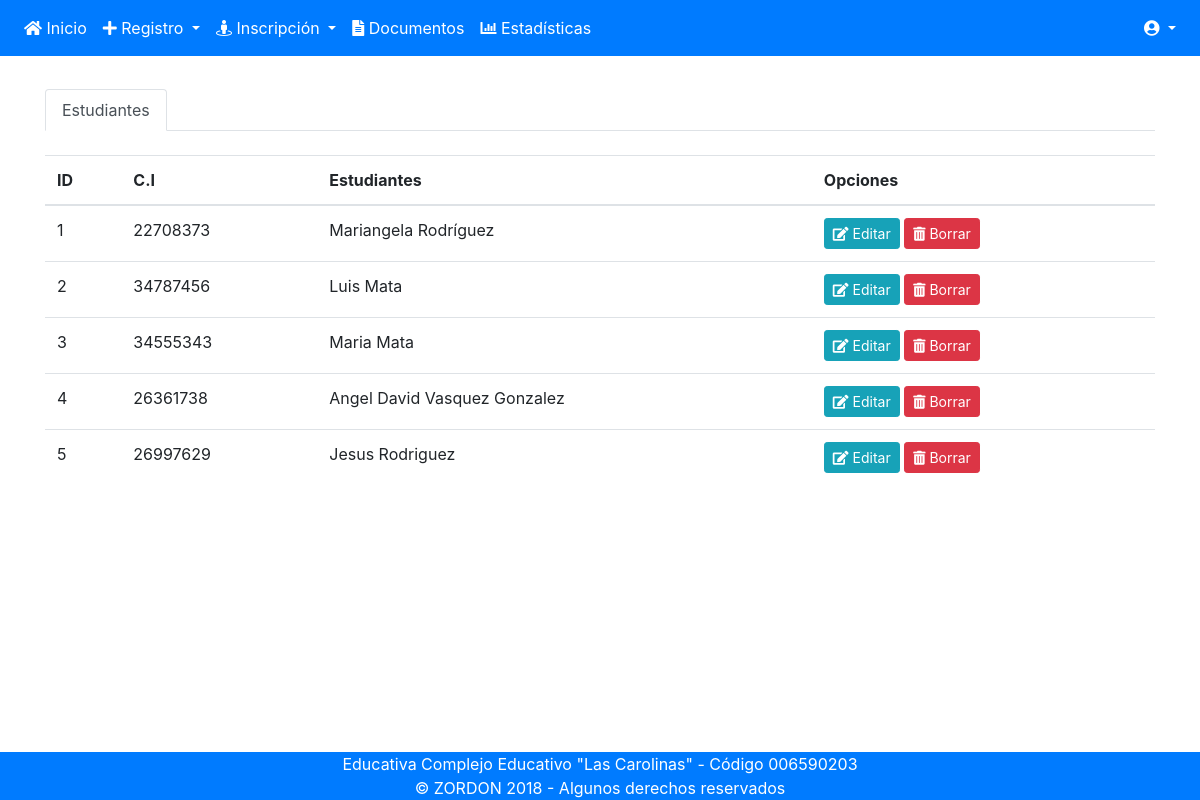
The app's page /listados_estudiantes.php, older data.
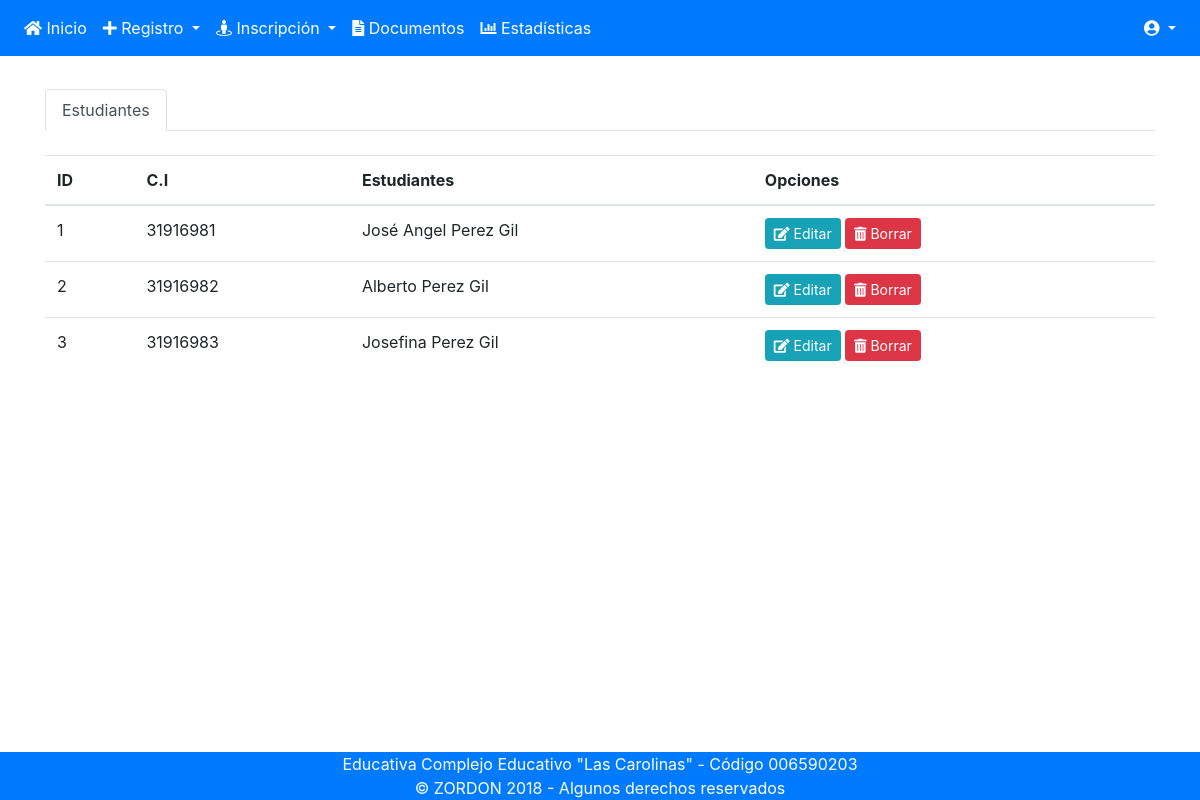
The same page, newer data.
### tables this page shows
CREATE TABLE `estudiantes` (
  `id` int(11) NOT NULL,
  `lateralidad_id` int(11) DEFAULT NULL,
  `sexo_id` int(11) DEFAULT NULL,
  `peso` varchar(11) DEFAULT NULL,
  `estatura` varchar(11) DEFAULT NULL,
  `tall_cam` varchar(11) DEFAULT NULL,
  `tall_pan` int(11) DEFAULT NULL,
  `tall_zap` int(11) DEFAULT NULL,
  `telefono` varchar(11) DEFAULT NULL,
  `persona_id` int(11) DEFAULT NULL,
  `representante_id` int(11) DEFAULT NULL
);

CREATE TABLE `personas` (
  `id` int(11) NOT NULL,
  `ci` varchar(15) NOT NULL,
  `nac_id` int(2) DEFAULT NULL,
  `fec_nac` date DEFAULT NULL,
  `pri_nom` varchar(15) NOT NULL,
  `seg_nom` varchar(15) DEFAULT NULL,
  `pri_ape` varchar(15) NOT NULL,
  `seg_ape` varchar(15) DEFAULT NULL,
  `pais_id` int(5) DEFAULT NULL
);

### listados_estudiantes.php (the view, shortened to what this page needs)
<?php
require_once 'includes/header.php';
require_once 'includes/nav.php';
?>
    <section class="container">
<br>
<ul class="nav nav-tabs" id="myTab" role="tablist">
  <li class="nav-item">
    <a class="nav-link active" id="home-tab" data-toggle="tab" href="#home" role="tab" aria-controls="home" aria-selected="true">Estudiantes</a>
  </li>
</ul>
<br>
<div class="tab-content" id="myTabContent">
  <div class="tab-pane fade show active" id="home" role="tabpanel" aria-labelledby="home-tab">
    <?php
        $SQL="SELECT * FROM estudiantes INNER JOIN personas ON estudiantes.persona_id=personas.id";
        $Ejec=mysqli_query($conexion,$SQL);
    ?>
    <table id="table_id" class="display table">
        <thead>
            <tr>
                <th>ID</th>
                <th>C.I</th>
                <th>Estudiantes</th>
                <th>Opciones</th>
            </tr>
        </thead>
        <tbody>
        <?php
          $ii=0;
          while ($fila=mysqli_fetch_assoc($Ejec)) {
            extract($fila);
            $ii++;
          ?>
            <tr>
                <td><?php echo "$ii"; ?></td>
                <td><?php echo "$ci"; ?></td>
                <td><?php echo "$pri_nom $seg_nom $pri_ape $seg_ape"; ?></td>
                <td>
                    <a class="btn btn-info btn-sm" href="listados_estudiantes.php?editar=<?php echo $id; ?>">
                        <i class="fas fa-edit"></i> Editar
                    </a>
                    <a class="btn btn-danger btn-sm" href="listados_estudiantes.php?borrar=<?php echo $id; ?>">
                        <i class="fas fa-trash-alt"></i> Borrar
                    </a>
                </td>
            </tr>
        <?php } ?>
        </tbody>
    </table>
  </div>
</div>
    </section>
<?php require_once 'includes/footer.php'; ?>

### includes/header.php (shortened to what this page needs)
<!DOCTYPE html>
<html>
<head>
	<link rel="stylesheet" type="text/css" href="css/Chart.css">
	<link rel="stylesheet" type="text/css" href="css/bootstrap.min.css">
	<link rel="stylesheet" type="text/css" href="css/jquery.dataTables.min.css">
	<link rel="stylesheet" type="text/css" href="css/dataTables.bootstrap4.min.css">
	<link rel="stylesheet" type="text/css" href="css/app.css">
	<link href="css/fontawesome-all.css" rel="stylesheet">
</head>
<body>
	<header style="position: fixed; top: 0; width: 100%; border: 0px solid green; background: white;">
		<center>
		</center>
	</header>

### includes/nav.php (shortened to what this page needs)
	<nav class="navbar sticky-top navbar-expand-lg navbar-dark bg-primary">
	  <div class="collapse navbar-collapse" id="navbarSupportedContent">
	    <ul class="navbar-nav mr-auto">
	      <li class="nav-item">
	        <a class="nav-link text-white" href="sistema.php"><i class="fas fa-home "></i> Inicio</a>
	      </li>
	      <ul class="navbar-nav d-flex justify-content-end">
		      <li class="nav-item dropdown ">
		        <a class="nav-link dropdown-toggle text-white" href="#" id="navbarDropdown" role="button" data-toggle="dropdown" aria-haspopup="true" aria-expanded="false">
		          <i class="fas fa-plus"></i> Registro
		        </a>
		      </li>
		    </ul>
			<ul class="navbar-nav d-flex justify-content-end">
		      <li class="nav-item dropdown ">
		        <a class="nav-link dropdown-toggle text-white" href="#" id="navbarDropdown" role="button" data-toggle="dropdown" aria-haspopup="true" aria-expanded="false">
		          <i class="fas fa-street-view"></i> Inscripción
		        </a>
		      </li>
		    </ul>
		    <li class="nav-item">
	         <a class="nav-link text-white" href="documentos.php"><i class="fas fa-file-alt"></i> Documentos</a>
	      	</li>
		    <li class="nav-item">
	         <a class="nav-link text-white" href="estadistica.php"><i class="fas fa-chart-bar"></i> Estadísticas</a>
	      	</li>
	    </ul>
	    <ul class="navbar-nav d-flex justify-content-end">
	      <li class="nav-item dropdown ">
	        <a class="nav-link dropdown-toggle text-white" href="#" id="navbarDropdown" role="button" data-toggle="dropdown" aria-haspopup="true" aria-expanded="false">
	          <?php echo $_SESSION['pri_nom']." ".$_SESSION['seg_nom']." ".$_SESSION['pri_ape']." ".$_SESSION['seg_ape']; ?> <i class="fas fa-user-circle"></i>
	        </a>
	      </li>
	    </ul>
	  </div>
	</nav>
<div class="offset-sm-2 col-8 mt-2">
</div>

### includes/footer.php
	<footer class="bg-primary text-white fixed-bottom" style="
	//position: fixed;
	//bottom: 0;
	//width: 100%;
	//margin-top:250px;">
		<center>
		Educativa Complejo Educativo "Las Carolinas" - Código 006590203
			<br>
		&copy; ZORDON 2018 - Algunos derechos reservados
	  </center>
	</footer>
</body>
</html>

Row changes from the older to the newer data that the page shows:
removed estudiantes: persona.ci "26361738", persona.pri_nom "Angel", persona.seg_nom "David", persona.pri_ape "Vasquez", persona.seg_ape "Gonzalez"
removed estudiantes: persona.ci "26997629", persona.pri_nom "Jesus", persona.pri_ape "Rodriguez"
changed estudiantes: persona.ci "22708373" → "31916981"; persona.pri_nom "Mariangela" → "José"; persona.seg_nom (not shown) → "Angel"; persona.pri_ape "Rodríguez" → "Perez"; persona.seg_ape (not shown) → "Gil"
changed estudiantes: persona.ci "34787456" → "31916982"; persona.pri_nom "Luis" → "Alberto"; persona.pri_ape "Mata" → "Perez"; persona.seg_ape (not shown) → "Gil"
changed estudiantes: persona.ci "34555343" → "31916983"; persona.pri_nom "Maria" → "Josefina"; persona.pri_ape "Mata" → "Perez"; persona.seg_ape (not shown) → "Gil"
